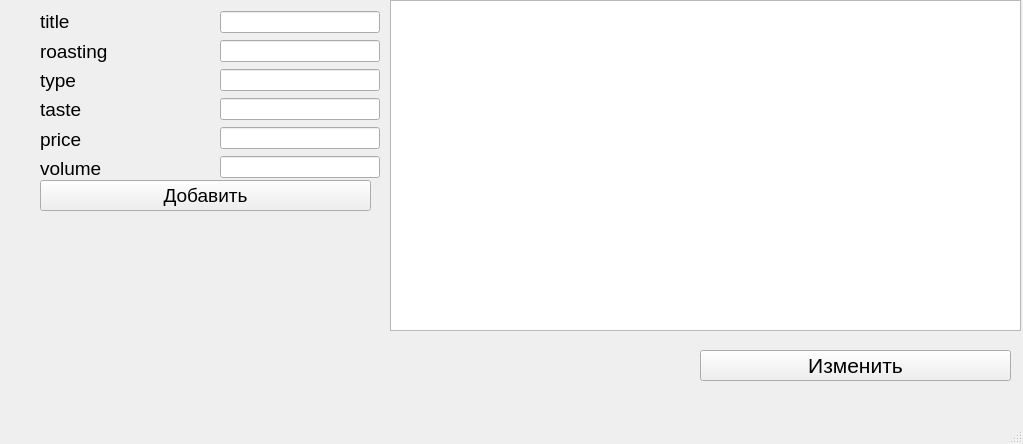
<?xml version="1.0" encoding="UTF-8"?>
<ui version="4.0">
 <class>MainWindow</class>
 <widget class="QMainWindow" name="MainWindow">
  <property name="geometry">
   <rect>
    <x>0</x>
    <y>0</y>
    <width>1023</width>
    <height>444</height>
   </rect>
  </property>
  <property name="windowTitle">
   <string>MainWindow</string>
  </property>
  <widget class="QWidget" name="centralwidget">
   <widget class="QWidget" name="verticalLayoutWidget">
    <property name="geometry">
     <rect>
      <x>220</x>
      <y>10</y>
      <width>160</width>
      <height>171</height>
     </rect>
    </property>
    <layout class="QVBoxLayout" name="verticalLayout">
     <item>
      <widget class="QLineEdit" name="lineEdit"/>
     </item>
     <item>
      <widget class="QLineEdit" name="lineEdit_2"/>
     </item>
     <item>
      <widget class="QLineEdit" name="lineEdit_3"/>
     </item>
     <item>
      <widget class="QLineEdit" name="lineEdit_4"/>
     </item>
     <item>
      <widget class="QLineEdit" name="lineEdit_5"/>
     </item>
     <item>
      <widget class="QLineEdit" name="lineEdit_6"/>
     </item>
    </layout>
   </widget>
   <widget class="QPushButton" name="pushButton">
    <property name="geometry">
     <rect>
      <x>40</x>
      <y>180</y>
      <width>331</width>
      <height>31</height>
     </rect>
    </property>
    <property name="font">
     <font>
      <pointsize>14</pointsize>
     </font>
    </property>
    <property name="text">
     <string>Добавить</string>
    </property>
   </widget>
   <widget class="QLabel" name="label_7">
    <property name="geometry">
     <rect>
      <x>30</x>
      <y>510</y>
      <width>461</width>
      <height>31</height>
     </rect>
    </property>
    <property name="font">
     <font>
      <pointsize>14</pointsize>
     </font>
    </property>
    <property name="text">
     <string/>
    </property>
   </widget>
   <widget class="QWidget" name="verticalLayoutWidget_2">
    <property name="geometry">
     <rect>
      <x>40</x>
      <y>10</y>
      <width>160</width>
      <height>170</height>
     </rect>
    </property>
    <layout class="QVBoxLayout" name="verticalLayout_2">
     <item>
      <widget class="QLabel" name="label">
       <property name="font">
        <font>
         <pointsize>14</pointsize>
        </font>
       </property>
       <property name="text">
        <string>title</string>
       </property>
      </widget>
     </item>
     <item>
      <widget class="QLabel" name="label_2">
       <property name="font">
        <font>
         <pointsize>14</pointsize>
        </font>
       </property>
       <property name="text">
        <string>roasting</string>
       </property>
      </widget>
     </item>
     <item>
      <widget class="QLabel" name="label_3">
       <property name="font">
        <font>
         <pointsize>14</pointsize>
        </font>
       </property>
       <property name="text">
        <string>type</string>
       </property>
      </widget>
     </item>
     <item>
      <widget class="QLabel" name="label_4">
       <property name="font">
        <font>
         <pointsize>14</pointsize>
        </font>
       </property>
       <property name="text">
        <string>taste</string>
       </property>
      </widget>
     </item>
     <item>
      <widget class="QLabel" name="label_5">
       <property name="font">
        <font>
         <pointsize>14</pointsize>
        </font>
       </property>
       <property name="text">
        <string>price</string>
       </property>
      </widget>
     </item>
     <item>
      <widget class="QLabel" name="label_6">
       <property name="font">
        <font>
         <pointsize>14</pointsize>
        </font>
       </property>
       <property name="text">
        <string>volume</string>
       </property>
      </widget>
     </item>
    </layout>
   </widget>
   <widget class="QPushButton" name="pushButton_2">
    <property name="geometry">
     <rect>
      <x>700</x>
      <y>350</y>
      <width>311</width>
      <height>31</height>
     </rect>
    </property>
    <property name="font">
     <font>
      <pointsize>16</pointsize>
     </font>
    </property>
    <property name="text">
     <string>Изменить</string>
    </property>
   </widget>
   <widget class="QLabel" name="label_8">
    <property name="geometry">
     <rect>
      <x>30</x>
      <y>230</y>
      <width>331</width>
      <height>51</height>
     </rect>
    </property>
    <property name="font">
     <font>
      <pointsize>12</pointsize>
     </font>
    </property>
    <property name="text">
     <string/>
    </property>
   </widget>
   <widget class="QTableWidget" name="tableWidget">
    <property name="geometry">
     <rect>
      <x>390</x>
      <y>0</y>
      <width>631</width>
      <height>331</height>
     </rect>
    </property>
   </widget>
  </widget>
  <widget class="QMenuBar" name="menubar">
   <property name="geometry">
    <rect>
     <x>0</x>
     <y>0</y>
     <width>1023</width>
     <height>21</height>
    </rect>
   </property>
  </widget>
  <widget class="QStatusBar" name="statusbar"/>
 </widget>
 <resources/>
 <connections/>
</ui>
